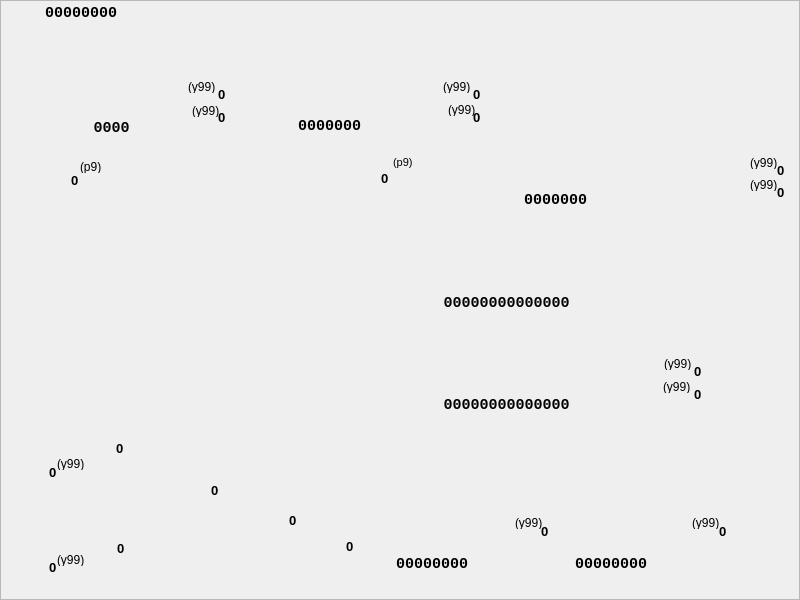
<?xml version="1.0" encoding="UTF-8"?>
<ui version="4.0">
 <class>CPcs1Way2Widget</class>
 <widget class="QWidget" name="CPcs1Way2Widget">
  <property name="geometry">
   <rect>
    <x>0</x>
    <y>0</y>
    <width>800</width>
    <height>600</height>
   </rect>
  </property>
  <property name="sizePolicy">
   <sizepolicy hsizetype="Fixed" vsizetype="Fixed">
    <horstretch>0</horstretch>
    <verstretch>0</verstretch>
   </sizepolicy>
  </property>
  <property name="minimumSize">
   <size>
    <width>800</width>
    <height>600</height>
   </size>
  </property>
  <property name="maximumSize">
   <size>
    <width>800</width>
    <height>600</height>
   </size>
  </property>
  <property name="windowTitle">
   <string notr="true">Form</string>
  </property>
  <property name="styleSheet">
   <string notr="true">QFrame{border-image: url(:/mul/pcs1/second.png);}</string>
  </property>
  <widget class="QLabel" name="mRg3RstHint">
   <property name="geometry">
    <rect>
     <x>664</x>
     <y>357</y>
     <width>46</width>
     <height>13</height>
    </rect>
   </property>
   <property name="styleSheet">
    <string notr="true">border-image:none;</string>
   </property>
   <property name="text">
    <string notr="true">(y99)</string>
   </property>
  </widget>
  <widget class="QLabel" name="mBd2OutVal">
   <property name="geometry">
    <rect>
     <x>719</x>
     <y>523</y>
     <width>21</width>
     <height>16</height>
    </rect>
   </property>
   <property name="font">
    <font>
     <pointsize>10</pointsize>
     <weight>75</weight>
     <bold>true</bold>
    </font>
   </property>
   <property name="styleSheet">
    <string notr="true">border-image:none;</string>
   </property>
   <property name="text">
    <string notr="true">0</string>
   </property>
  </widget>
  <widget class="QLabel" name="mXorOutVal">
   <property name="geometry">
    <rect>
     <x>211</x>
     <y>482</y>
     <width>21</width>
     <height>16</height>
    </rect>
   </property>
   <property name="font">
    <font>
     <pointsize>10</pointsize>
     <weight>75</weight>
     <bold>true</bold>
    </font>
   </property>
   <property name="styleSheet">
    <string notr="true">border-image:none;</string>
   </property>
   <property name="text">
    <string notr="true">0</string>
   </property>
  </widget>
  <widget class="QLabel" name="mRg3WrVal">
   <property name="geometry">
    <rect>
     <x>694</x>
     <y>386</y>
     <width>21</width>
     <height>16</height>
    </rect>
   </property>
   <property name="font">
    <font>
     <pointsize>10</pointsize>
     <weight>75</weight>
     <bold>true</bold>
    </font>
   </property>
   <property name="styleSheet">
    <string notr="true">border-image:none;</string>
   </property>
   <property name="text">
    <string notr="true">0</string>
   </property>
  </widget>
  <widget class="QLabel" name="mBd1Val">
   <property name="geometry">
    <rect>
     <x>387</x>
     <y>556</y>
     <width>90</width>
     <height>16</height>
    </rect>
   </property>
   <property name="font">
    <font>
     <family>Courier New</family>
     <pointsize>11</pointsize>
     <weight>75</weight>
     <bold>true</bold>
    </font>
   </property>
   <property name="styleSheet">
    <string notr="true">border-image:none;</string>
   </property>
   <property name="text">
    <string notr="true">00000000</string>
   </property>
   <property name="alignment">
    <set>Qt::AlignCenter</set>
   </property>
  </widget>
  <widget class="QLabel" name="mT2CVal">
   <property name="geometry">
    <rect>
     <x>49</x>
     <y>559</y>
     <width>21</width>
     <height>16</height>
    </rect>
   </property>
   <property name="font">
    <font>
     <pointsize>10</pointsize>
     <weight>75</weight>
     <bold>true</bold>
    </font>
   </property>
   <property name="styleSheet">
    <string notr="true">border-image:none;</string>
   </property>
   <property name="text">
    <string notr="true">0</string>
   </property>
  </widget>
  <widget class="QLabel" name="mRg1ShrVal">
   <property name="geometry">
    <rect>
     <x>473</x>
     <y>109</y>
     <width>21</width>
     <height>16</height>
    </rect>
   </property>
   <property name="font">
    <font>
     <pointsize>10</pointsize>
     <weight>75</weight>
     <bold>true</bold>
    </font>
   </property>
   <property name="styleSheet">
    <string notr="true">border-image:none;</string>
   </property>
   <property name="text">
    <string notr="true">0</string>
   </property>
  </widget>
  <widget class="QLabel" name="mRg2WrHint">
   <property name="geometry">
    <rect>
     <x>750</x>
     <y>156</y>
     <width>46</width>
     <height>13</height>
    </rect>
   </property>
   <property name="styleSheet">
    <string notr="true">border-image:none;</string>
   </property>
   <property name="text">
    <string notr="true">(y99)</string>
   </property>
  </widget>
  <widget class="QLabel" name="mT1CHint">
   <property name="geometry">
    <rect>
     <x>57</x>
     <y>457</y>
     <width>46</width>
     <height>13</height>
    </rect>
   </property>
   <property name="styleSheet">
    <string notr="true">border-image:none;</string>
   </property>
   <property name="text">
    <string notr="true">(y99)</string>
   </property>
  </widget>
  <widget class="QLabel" name="mRg1Out0Hint">
   <property name="geometry">
    <rect>
     <x>393</x>
     <y>156</y>
     <width>46</width>
     <height>13</height>
    </rect>
   </property>
   <property name="font">
    <font>
     <pointsize>8</pointsize>
    </font>
   </property>
   <property name="styleSheet">
    <string notr="true">border-image:none;</string>
   </property>
   <property name="text">
    <string notr="true">(p9)</string>
   </property>
  </widget>
  <widget class="QLabel" name="mRg3WrHint">
   <property name="geometry">
    <rect>
     <x>663</x>
     <y>380</y>
     <width>46</width>
     <height>13</height>
    </rect>
   </property>
   <property name="styleSheet">
    <string notr="true">border-image:none;</string>
   </property>
   <property name="text">
    <string notr="true">(y99)</string>
   </property>
  </widget>
  <widget class="QLabel" name="mT1Val">
   <property name="geometry">
    <rect>
     <x>116</x>
     <y>440</y>
     <width>21</width>
     <height>16</height>
    </rect>
   </property>
   <property name="font">
    <font>
     <pointsize>10</pointsize>
     <weight>75</weight>
     <bold>true</bold>
    </font>
   </property>
   <property name="styleSheet">
    <string notr="true">border-image:none;</string>
   </property>
   <property name="text">
    <string notr="true">0</string>
   </property>
  </widget>
  <widget class="QLabel" name="mCt1WrHint">
   <property name="geometry">
    <rect>
     <x>188</x>
     <y>80</y>
     <width>46</width>
     <height>13</height>
    </rect>
   </property>
   <property name="styleSheet">
    <string notr="true">border-image:none;</string>
   </property>
   <property name="text">
    <string notr="true">(y99)</string>
   </property>
  </widget>
  <widget class="QLabel" name="mRg1WrHint">
   <property name="geometry">
    <rect>
     <x>443</x>
     <y>80</y>
     <width>46</width>
     <height>13</height>
    </rect>
   </property>
   <property name="styleSheet">
    <string notr="true">border-image:none;</string>
   </property>
   <property name="text">
    <string notr="true">(y99)</string>
   </property>
  </widget>
  <widget class="QLabel" name="mT2CHint">
   <property name="geometry">
    <rect>
     <x>57</x>
     <y>553</y>
     <width>46</width>
     <height>13</height>
    </rect>
   </property>
   <property name="styleSheet">
    <string notr="true">border-image:none;</string>
   </property>
   <property name="text">
    <string notr="true">(y99)</string>
   </property>
  </widget>
  <widget class="QLabel" name="mOrOutVal">
   <property name="geometry">
    <rect>
     <x>289</x>
     <y>512</y>
     <width>21</width>
     <height>16</height>
    </rect>
   </property>
   <property name="font">
    <font>
     <pointsize>10</pointsize>
     <weight>75</weight>
     <bold>true</bold>
    </font>
   </property>
   <property name="styleSheet">
    <string notr="true">border-image:none;</string>
   </property>
   <property name="text">
    <string notr="true">0</string>
   </property>
  </widget>
  <widget class="QLabel" name="mRg2WrVal">
   <property name="geometry">
    <rect>
     <x>777</x>
     <y>162</y>
     <width>21</width>
     <height>16</height>
    </rect>
   </property>
   <property name="font">
    <font>
     <pointsize>10</pointsize>
     <weight>75</weight>
     <bold>true</bold>
    </font>
   </property>
   <property name="styleSheet">
    <string notr="true">border-image:none;</string>
   </property>
   <property name="text">
    <string notr="true">0</string>
   </property>
  </widget>
  <widget class="QLabel" name="mSm1OutVal">
   <property name="geometry">
    <rect>
     <x>396</x>
     <y>293</y>
     <width>221</width>
     <height>20</height>
    </rect>
   </property>
   <property name="font">
    <font>
     <family>Courier New</family>
     <pointsize>11</pointsize>
     <weight>75</weight>
     <bold>true</bold>
    </font>
   </property>
   <property name="styleSheet">
    <string notr="true">border-image:none;</string>
   </property>
   <property name="text">
    <string notr="true">00000000000000</string>
   </property>
   <property name="alignment">
    <set>Qt::AlignCenter</set>
   </property>
  </widget>
  <widget class="QLabel" name="mRg2ShlVal">
   <property name="geometry">
    <rect>
     <x>777</x>
     <y>184</y>
     <width>21</width>
     <height>16</height>
    </rect>
   </property>
   <property name="font">
    <font>
     <pointsize>10</pointsize>
     <weight>75</weight>
     <bold>true</bold>
    </font>
   </property>
   <property name="styleSheet">
    <string notr="true">border-image:none;</string>
   </property>
   <property name="text">
    <string notr="true">0</string>
   </property>
  </widget>
  <widget class="QFrame" name="frame">
   <property name="geometry">
    <rect>
     <x>0</x>
     <y>0</y>
     <width>800</width>
     <height>600</height>
    </rect>
   </property>
   <property name="frameShape">
    <enum>QFrame::StyledPanel</enum>
   </property>
   <property name="frameShadow">
    <enum>QFrame::Raised</enum>
   </property>
   <widget class="QLabel" name="mRg2Val">
    <property name="geometry">
     <rect>
      <x>430</x>
      <y>190</y>
      <width>251</width>
      <height>20</height>
     </rect>
    </property>
    <property name="font">
     <font>
      <family>Courier New</family>
      <pointsize>11</pointsize>
      <weight>75</weight>
      <bold>true</bold>
     </font>
    </property>
    <property name="styleSheet">
     <string notr="true">border-image:none;</string>
    </property>
    <property name="text">
     <string notr="true">0000000</string>
    </property>
    <property name="alignment">
     <set>Qt::AlignCenter</set>
    </property>
   </widget>
  </widget>
  <widget class="QLabel" name="mDVal">
   <property name="geometry">
    <rect>
     <x>45</x>
     <y>5</y>
     <width>101</width>
     <height>16</height>
    </rect>
   </property>
   <property name="font">
    <font>
     <family>Courier New</family>
     <pointsize>11</pointsize>
     <weight>75</weight>
     <bold>true</bold>
    </font>
   </property>
   <property name="styleSheet">
    <string notr="true">border-image:none;</string>
   </property>
   <property name="text">
    <string notr="true">00000000</string>
   </property>
  </widget>
  <widget class="QLabel" name="mBd1OutHint">
   <property name="geometry">
    <rect>
     <x>515</x>
     <y>516</y>
     <width>40</width>
     <height>13</height>
    </rect>
   </property>
   <property name="styleSheet">
    <string notr="true">border-image:none;</string>
   </property>
   <property name="text">
    <string notr="true">(y99)</string>
   </property>
  </widget>
  <widget class="QLabel" name="mAndOutVal">
   <property name="geometry">
    <rect>
     <x>346</x>
     <y>538</y>
     <width>21</width>
     <height>16</height>
    </rect>
   </property>
   <property name="font">
    <font>
     <pointsize>10</pointsize>
     <weight>75</weight>
     <bold>true</bold>
    </font>
   </property>
   <property name="styleSheet">
    <string notr="true">border-image:none;</string>
   </property>
   <property name="text">
    <string notr="true">0</string>
   </property>
  </widget>
  <widget class="QLabel" name="mCt1Out3Val">
   <property name="geometry">
    <rect>
     <x>71</x>
     <y>172</y>
     <width>21</width>
     <height>16</height>
    </rect>
   </property>
   <property name="font">
    <font>
     <pointsize>10</pointsize>
     <weight>75</weight>
     <bold>true</bold>
    </font>
   </property>
   <property name="styleSheet">
    <string notr="true">border-image:none;</string>
   </property>
   <property name="text">
    <string notr="true">0</string>
   </property>
  </widget>
  <widget class="QLabel" name="mBd1OutVal">
   <property name="geometry">
    <rect>
     <x>541</x>
     <y>523</y>
     <width>21</width>
     <height>16</height>
    </rect>
   </property>
   <property name="font">
    <font>
     <pointsize>10</pointsize>
     <weight>75</weight>
     <bold>true</bold>
    </font>
   </property>
   <property name="styleSheet">
    <string notr="true">border-image:none;</string>
   </property>
   <property name="text">
    <string notr="true">0</string>
   </property>
  </widget>
  <widget class="QLabel" name="mRg1Val">
   <property name="geometry">
    <rect>
     <x>269</x>
     <y>116</y>
     <width>121</width>
     <height>20</height>
    </rect>
   </property>
   <property name="font">
    <font>
     <family>Courier New</family>
     <pointsize>11</pointsize>
     <weight>75</weight>
     <bold>true</bold>
    </font>
   </property>
   <property name="styleSheet">
    <string notr="true">border-image:none;</string>
   </property>
   <property name="text">
    <string notr="true">0000000</string>
   </property>
   <property name="alignment">
    <set>Qt::AlignCenter</set>
   </property>
  </widget>
  <widget class="QLabel" name="mCt1Out3Hint">
   <property name="geometry">
    <rect>
     <x>80</x>
     <y>160</y>
     <width>46</width>
     <height>13</height>
    </rect>
   </property>
   <property name="styleSheet">
    <string notr="true">border-image:none;</string>
   </property>
   <property name="text">
    <string notr="true">(p9)</string>
   </property>
  </widget>
  <widget class="QLabel" name="mCt1IncHint">
   <property name="geometry">
    <rect>
     <x>192</x>
     <y>104</y>
     <width>46</width>
     <height>13</height>
    </rect>
   </property>
   <property name="styleSheet">
    <string notr="true">border-image:none;</string>
   </property>
   <property name="text">
    <string notr="true">(y99)</string>
   </property>
  </widget>
  <widget class="QLabel" name="mRg1ShrHint">
   <property name="geometry">
    <rect>
     <x>448</x>
     <y>103</y>
     <width>46</width>
     <height>13</height>
    </rect>
   </property>
   <property name="styleSheet">
    <string notr="true">border-image:none;</string>
   </property>
   <property name="text">
    <string notr="true">(y99)</string>
   </property>
  </widget>
  <widget class="QLabel" name="mT1CVal">
   <property name="geometry">
    <rect>
     <x>49</x>
     <y>464</y>
     <width>21</width>
     <height>16</height>
    </rect>
   </property>
   <property name="font">
    <font>
     <pointsize>10</pointsize>
     <weight>75</weight>
     <bold>true</bold>
    </font>
   </property>
   <property name="styleSheet">
    <string notr="true">border-image:none;</string>
   </property>
   <property name="text">
    <string notr="true">0</string>
   </property>
  </widget>
  <widget class="QLabel" name="mRg1Out0Val">
   <property name="geometry">
    <rect>
     <x>381</x>
     <y>170</y>
     <width>21</width>
     <height>16</height>
    </rect>
   </property>
   <property name="font">
    <font>
     <pointsize>10</pointsize>
     <weight>75</weight>
     <bold>true</bold>
    </font>
   </property>
   <property name="styleSheet">
    <string notr="true">border-image:none;</string>
   </property>
   <property name="text">
    <string notr="true">0</string>
   </property>
  </widget>
  <widget class="QLabel" name="mBd2Val">
   <property name="geometry">
    <rect>
     <x>566</x>
     <y>556</y>
     <width>90</width>
     <height>16</height>
    </rect>
   </property>
   <property name="font">
    <font>
     <family>Courier New</family>
     <pointsize>11</pointsize>
     <weight>75</weight>
     <bold>true</bold>
    </font>
   </property>
   <property name="styleSheet">
    <string notr="true">border-image:none;</string>
   </property>
   <property name="text">
    <string notr="true">00000000</string>
   </property>
   <property name="alignment">
    <set>Qt::AlignCenter</set>
   </property>
  </widget>
  <widget class="QLabel" name="mRg1WrVal">
   <property name="geometry">
    <rect>
     <x>473</x>
     <y>86</y>
     <width>21</width>
     <height>16</height>
    </rect>
   </property>
   <property name="font">
    <font>
     <pointsize>10</pointsize>
     <weight>75</weight>
     <bold>true</bold>
    </font>
   </property>
   <property name="styleSheet">
    <string notr="true">border-image:none;</string>
   </property>
   <property name="text">
    <string notr="true">0</string>
   </property>
  </widget>
  <widget class="QLabel" name="mCt1WrVal">
   <property name="geometry">
    <rect>
     <x>218</x>
     <y>86</y>
     <width>21</width>
     <height>16</height>
    </rect>
   </property>
   <property name="font">
    <font>
     <pointsize>10</pointsize>
     <weight>75</weight>
     <bold>true</bold>
    </font>
   </property>
   <property name="styleSheet">
    <string notr="true">border-image:none;</string>
   </property>
   <property name="text">
    <string notr="true">0</string>
   </property>
  </widget>
  <widget class="QLabel" name="mRg2ShlHint">
   <property name="geometry">
    <rect>
     <x>750</x>
     <y>178</y>
     <width>40</width>
     <height>13</height>
    </rect>
   </property>
   <property name="styleSheet">
    <string notr="true">border-image:none;</string>
   </property>
   <property name="text">
    <string notr="true">(y99)</string>
   </property>
  </widget>
  <widget class="QLabel" name="mRg3Val">
   <property name="geometry">
    <rect>
     <x>396</x>
     <y>395</y>
     <width>221</width>
     <height>20</height>
    </rect>
   </property>
   <property name="font">
    <font>
     <family>Courier New</family>
     <pointsize>11</pointsize>
     <weight>75</weight>
     <bold>true</bold>
    </font>
   </property>
   <property name="styleSheet">
    <string notr="true">border-image:none;</string>
   </property>
   <property name="text">
    <string notr="true">00000000000000</string>
   </property>
   <property name="alignment">
    <set>Qt::AlignCenter</set>
   </property>
  </widget>
  <widget class="QLabel" name="mCt1Val">
   <property name="geometry">
    <rect>
     <x>66</x>
     <y>118</y>
     <width>91</width>
     <height>20</height>
    </rect>
   </property>
   <property name="font">
    <font>
     <family>Courier New</family>
     <pointsize>11</pointsize>
     <weight>75</weight>
     <bold>true</bold>
    </font>
   </property>
   <property name="styleSheet">
    <string notr="true">border-image:none;</string>
   </property>
   <property name="text">
    <string notr="true">0000</string>
   </property>
   <property name="alignment">
    <set>Qt::AlignCenter</set>
   </property>
  </widget>
  <widget class="QLabel" name="mRg3RstVal">
   <property name="geometry">
    <rect>
     <x>694</x>
     <y>363</y>
     <width>21</width>
     <height>16</height>
    </rect>
   </property>
   <property name="font">
    <font>
     <pointsize>10</pointsize>
     <weight>75</weight>
     <bold>true</bold>
    </font>
   </property>
   <property name="styleSheet">
    <string notr="true">border-image:none;</string>
   </property>
   <property name="text">
    <string notr="true">0</string>
   </property>
  </widget>
  <widget class="QLabel" name="mCt1IncVal">
   <property name="geometry">
    <rect>
     <x>218</x>
     <y>109</y>
     <width>21</width>
     <height>16</height>
    </rect>
   </property>
   <property name="font">
    <font>
     <pointsize>10</pointsize>
     <weight>75</weight>
     <bold>true</bold>
    </font>
   </property>
   <property name="styleSheet">
    <string notr="true">border-image:none;</string>
   </property>
   <property name="text">
    <string notr="true">0</string>
   </property>
  </widget>
  <widget class="QLabel" name="mBd2OutHint">
   <property name="geometry">
    <rect>
     <x>692</x>
     <y>516</y>
     <width>46</width>
     <height>13</height>
    </rect>
   </property>
   <property name="styleSheet">
    <string notr="true">border-image:none;</string>
   </property>
   <property name="text">
    <string notr="true">(y99)</string>
   </property>
  </widget>
  <widget class="QLabel" name="mT2Val">
   <property name="geometry">
    <rect>
     <x>117</x>
     <y>540</y>
     <width>21</width>
     <height>16</height>
    </rect>
   </property>
   <property name="font">
    <font>
     <pointsize>10</pointsize>
     <weight>75</weight>
     <bold>true</bold>
    </font>
   </property>
   <property name="styleSheet">
    <string notr="true">border-image:none;</string>
   </property>
   <property name="text">
    <string notr="true">0</string>
   </property>
  </widget>
  <zorder>frame</zorder>
  <zorder>mRg3RstHint</zorder>
  <zorder>mBd2OutVal</zorder>
  <zorder>mXorOutVal</zorder>
  <zorder>mRg3WrVal</zorder>
  <zorder>mBd1Val</zorder>
  <zorder>mT2CVal</zorder>
  <zorder>mRg1ShrVal</zorder>
  <zorder>mRg2WrHint</zorder>
  <zorder>mT1CHint</zorder>
  <zorder>mRg1Out0Hint</zorder>
  <zorder>mRg3WrHint</zorder>
  <zorder>mT1Val</zorder>
  <zorder>mCt1WrHint</zorder>
  <zorder>mRg1WrHint</zorder>
  <zorder>mT2CHint</zorder>
  <zorder>mOrOutVal</zorder>
  <zorder>mRg2WrVal</zorder>
  <zorder>mSm1OutVal</zorder>
  <zorder>mRg2ShlVal</zorder>
  <zorder>mDVal</zorder>
  <zorder>mBd1OutHint</zorder>
  <zorder>mAndOutVal</zorder>
  <zorder>mCt1Out3Val</zorder>
  <zorder>mBd1OutVal</zorder>
  <zorder>mRg1Val</zorder>
  <zorder>mCt1Out3Hint</zorder>
  <zorder>mCt1IncHint</zorder>
  <zorder>mRg1ShrHint</zorder>
  <zorder>mT1CVal</zorder>
  <zorder>mRg1Out0Val</zorder>
  <zorder>mBd2Val</zorder>
  <zorder>mRg1WrVal</zorder>
  <zorder>mCt1WrVal</zorder>
  <zorder>mRg2ShlHint</zorder>
  <zorder>mRg3Val</zorder>
  <zorder>mCt1Val</zorder>
  <zorder>mRg3RstVal</zorder>
  <zorder>mCt1IncVal</zorder>
  <zorder>mBd2OutHint</zorder>
  <zorder>mT2Val</zorder>
 </widget>
 <resources/>
 <connections/>
</ui>
